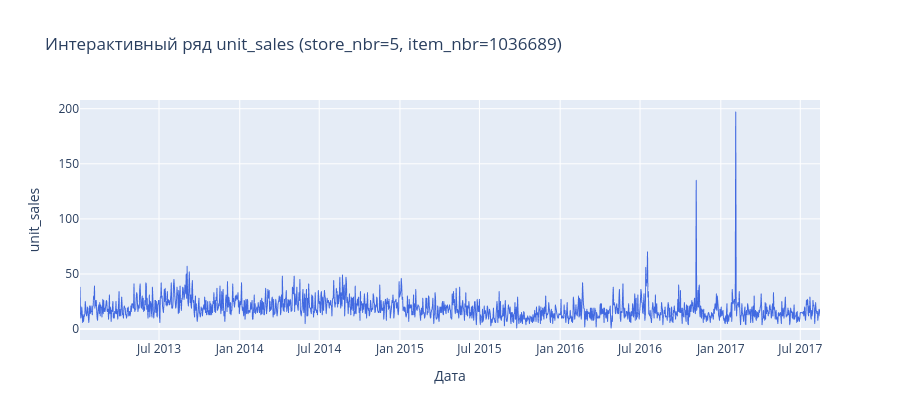

Notebook cell for this chart:
### Code cell
import os
import sys

import plotly.express as px

fig = px.line(
    x=ts_daily.index,
    y=ts_daily.values,
    labels={"x": "Дата", "y": "unit_sales"},
    title=f"Интерактивный ряд unit_sales (store_nbr={target_store}, item_nbr={target_item})",
)
fig.update_traces(line=dict(color="royalblue", width=1))
fig.update_layout(height=420, hovermode="x unified")
fig.show()

### Figure 1 — Plotly figure (JSON) as saved in the notebook; plotly's stock layout.template omitted (floating-point values rounded to 4 significant figures; data arrays with more than 128 entries replaced by an {"elided": "..."} marker saying what was removed)
{"data": [{"hovertemplate": "Дата=%{x}<br>unit_sales=%{y}<extra></extra>", "legendgroup": "", "line": {"color": "royalblue", "dash": "solid", "width": 1}, "marker": {"symbol": "circle"}, "mode": "lines", "name": "", "showlegend": false, "type": "scattergl", "x": {"elided": "1679 str values"}, "xaxis": "x", "y": {"elided": "1679 int values"}, "yaxis": "y"}], "layout": {"height": 420, "hovermode": "x unified", "legend": {"tracegroupgap": 0}, "title": {"text": "Интерактивный ряд unit_sales (store_nbr=5, item_nbr=1036689)"}, "xaxis": {"anchor": "y", "domain": [0, 1], "title": {"text": "Дата"}}, "yaxis": {"anchor": "x", "domain": [0, 1], "title": {"text": "unit_sales"}}}}
